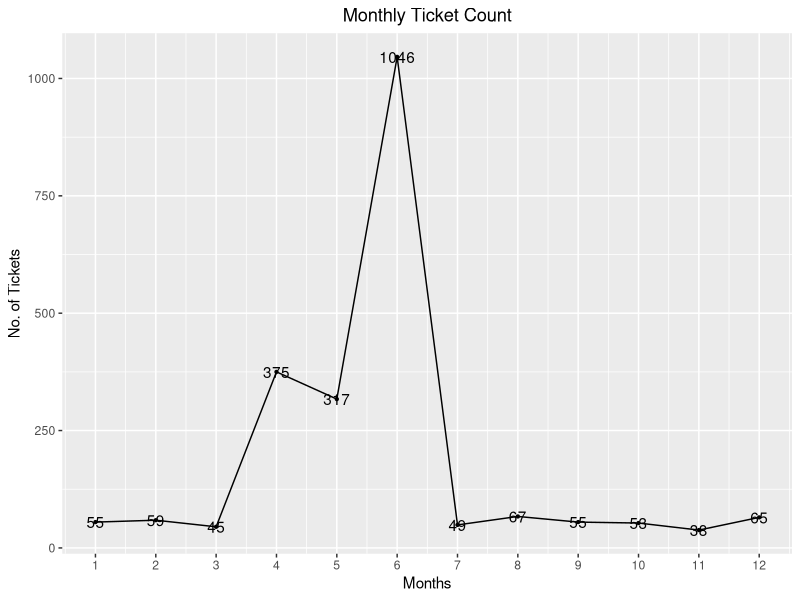
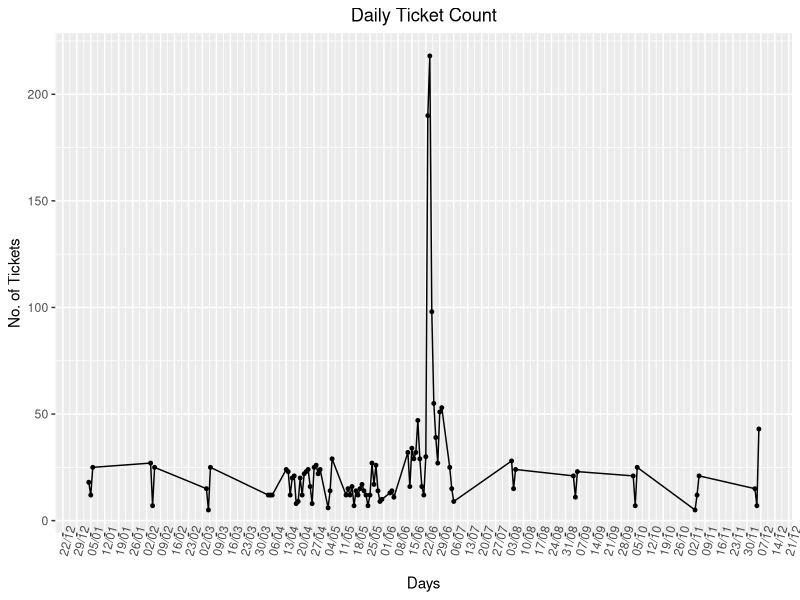
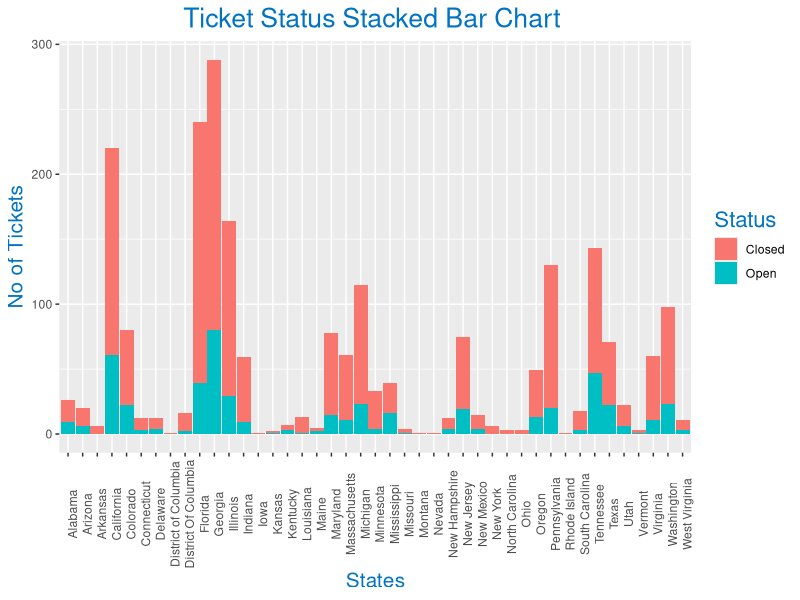
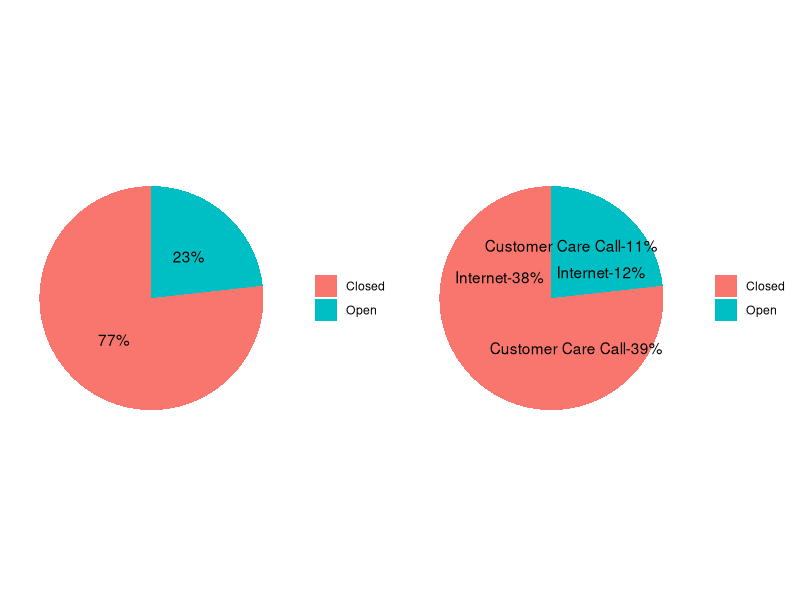

These figures' R source, in order:
library(stringi)
library(lubridate) 
library(dplyr) 
library(ggplot2) 
library(ggpubr)

#Loading Dataset:
comcast_data<- read.csv("Comcast Telecom Complaints data.csv",header = TRUE)

#Manipulating column names
names(comcast_data)<- stri_replace_all(regex = "\\.",replacement = "",str =names(comcast_data)) 
head(comcast_data)

#Now data is loaded into R, now its available to process further. 

#Finding NAs in Dataset
na_vector <- is.na(comcast_data) 
length(na_vector[na_vector==T])

#This shows that there is no missing values in dataset,so now data is tidy and available to process further or do EDA based on requriment.

#Processing Date.
comcast_data$Date<- dmy(comcast_data$Date)

#Extracting Monthly and Daily Ticket Count.

monthly_count<- summarise(group_by(comcast_data,Month =as.integer(month(Date))),Count = n()) 
daily_count<- summarise(group_by(comcast_data,Date),Count =n())
monthly_count<-arrange(monthly_count,Month)

#Comparing Monthly and Daily Complaints.

ggplot(data = monthly_count,aes(Month,Count,label = Count))+ 
  geom_line()+
  geom_point(size = 0.8)+ 
  geom_text()+
  scale_x_continuous(breaks = monthly_count$Month)+
  labs(title = "Monthly Ticket Count",x= "Months",y ="No. of Tickets")+
  theme(plot.title = element_text(hjust = 0.5))

#As we can see that in the month of April,May the tickets are increses but in the month of June it increases drastically, so there might be some reason for which they received high amount of tickets.


ggplot(data = daily_count,aes(as.POSIXct(Date),Count))+
  geom_line()+ 
  geom_point(size = 1)+ 
  scale_x_datetime(breaks = "1 weeks",date_labels = "%d/%m")+ 
  labs(title = "Daily Ticket Count",x= "Days",y ="No. of Tickets")+
  theme(axis.text.x = element_text(angle = 75), 
        plot.title = element_text(hjust = 0.5))

#And with the help of above daily chart of tickets we can observe that in second half of June month we recived more tickets with respect to normal days

# Complaint Type Processing 
network_tickets<- contains(comcast_data$CustomerComplaint,match = 'network',ignore.case = T) 
internet_tickets<- contains(comcast_data$CustomerComplaint,match = 'internet',ignore.case = T) 
billing_tickets<- contains(comcast_data$CustomerComplaint,match = 'bill',ignore.case = T) 
email_tickets<- contains(comcast_data$CustomerComplaint,match = 'email',ignore.case = T)
charges_ticket<- contains(comcast_data$CustomerComplaint,match = 'charge',ignore.case = T)
comcast_data$ComplaintType[internet_tickets]<- "Internet" 
comcast_data$ComplaintType[network_tickets]<- "Network"
comcast_data$ComplaintType[billing_tickets]<- "Billing" 
comcast_data$ComplaintType[email_tickets]<- "Email" 
comcast_data$ComplaintType[charges_ticket]<- "Charges"
comcast_data$ComplaintType[-c(internet_tickets,network_tickets, billing_tickets,charges_ticket,email_tickets)]<- "Others"
table(comcast_data$ComplaintType)

#As we can observe that there are some complaints from different-different categories and we combined them into one, i.e.- others. So most of the complaints are related to Internet issue.

#Creating new Variable ComplaintStatus with values Open and Closed.
open_complaints<- (comcast_data$Status == "Open"| comcast_data$Status =="Pending") 
closed_complaints<-(comcast_data$Status == "Closed"| comcast_data$Status =="Solved")
comcast_data$ComplaintStatus[ open_complaints]<-"Open" 
comcast_data$ComplaintStatus[closed_complaints]<- "Closed"

#Creating Stacked barchart for complaints based on State and Status.
comcast_data<- group_by(comcast_data,State,ComplaintStatus) 
chart_data<- summarise(comcast_data,Count = n())
ggplot(as.data.frame(chart_data) ,mapping = aes(State,Count))+ geom_col(aes(fill = ComplaintStatus),width = 0.95)+ 
  theme(axis.text.x = element_text(angle = 90),
        axis.title.y = element_text(size = 15),
        axis.title.x = element_text(size = 15),
        title = element_text(size = 16,colour = "#0073C2FF"), 
        plot.title = element_text(hjust = 0.5))+ labs(title = "Ticket Status Stacked Bar Chart ",
                                                      x = "States",y = "No of Tickets", fill= "Status")
#Now it`s clearly shown that the highest number of complaints recorded from the state Georgia and the second highest number of complaints recorded from the state Florida.

#Finding State which has Highest number of Unresolved Tickets.
chart_data%>% filter(ComplaintStatus == "Open")-> open_complaints 
open_complaints[open_complaints$Count == max(open_complaints$Count),c(1,3)]

#As we can observe that State Georgia has maximum number of unresolved tickets and these ticket count is 80.

#Calculating Resolution Percentage based on Total and Catagory .
resolved_data <- group_by(comcast_data,ComplaintStatus) 
total_resloved<- summarise(resolved_data ,percentage =(n()/nrow(resolved_data)))
resolved_data <- group_by(comcast_data,ReceivedVia,ComplaintStatus)
Category_resloved<- summarise(resolved_data ,percentage =(n()/nrow(resolved_data)))

#Ploting Pie Chart for Total Resolved Vs Category Resolved
par(mfrow = c(1,2))
total<-ggplot(total_resloved,
              aes(x= "",y =percentage,fill = ComplaintStatus))+
  geom_bar(stat = "identity",width = 1)+ 
  coord_polar("y",start = 0)+
  geom_text(aes(label = paste0(round(percentage*100),"%")), 
            position = position_stack(vjust = 0.5))+ 
  labs(x = NULL,y = NULL,fill = NULL)+
  theme_classic()+theme(axis.line = element_blank(), 
                        axis.text = element_blank(), 
                        axis.ticks = element_blank())

# Pie Chart for Category wise Ticket Status 
category<-ggplot(Category_resloved,
                 aes(x= "",y =percentage,fill = ComplaintStatus))+
  geom_bar(stat = "identity",width = 1)+ 
  coord_polar("y",start = 0)+ 
  geom_text(aes(label = paste0(ReceivedVia,"-",round(percentage*100),"%")),
            position = position_stack(vjust = 0.5))+ 
  labs(x = NULL,y = NULL,fill = NULL)+ 
  theme_classic()+theme(axis.line = element_blank(), axis.text = element_blank(),
                        axis.ticks = element_blank()) 
ggarrange(total,category,nrow = 1, ncol = 2)

#"With the help of above Chart of Total Resolved Vs Category Resolved we can conclude that the total resolved complaints are 77% in which 38% are received the internet and 39% are from the customer care calls.
#Also we can obserse that there are 23% complaints are still unresolved and in which 12% are received the internet and 11% are from the customer care calls.














